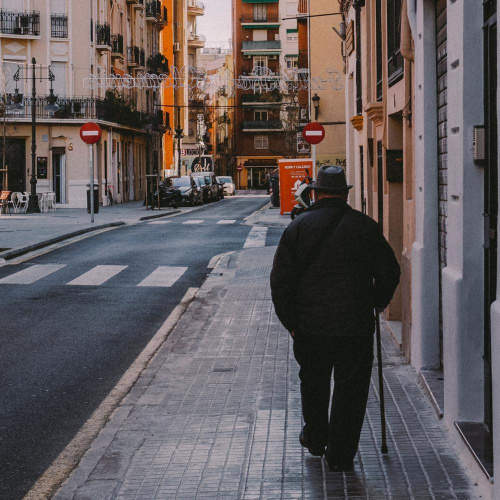
//> input picture No_entry/NoEntry0.bmp, 1000 x 1000 px (shown at 1/2 size)
$ ./hough   (built with g++ and OpenCV 4)
//> lines starting //> are read from the running program, lines starting //| are printed output that depends on the picture; after the words box and inside, x2 and y2 are one past the last pixel; in counts of white or black regions, pixels touching at a corner belong together
#include <stdio.h>
#include "opencv2/objdetect/objdetect.hpp"
#include "opencv2/opencv.hpp"
#include "opencv2/core/core.hpp"
#include "opencv2/highgui/highgui.hpp"
#include "opencv2/imgproc/imgproc.hpp"
#include <iostream>
#include <stdio.h>
#include <fstream>
#include <vector>

using namespace cv;
using namespace std;

vector<double> roLocations;
vector<double> thetaLocations;

typedef struct LineParameters {
	double m, c, theta, ro;
    Point pointStart, pointFinish;
}LineParameters;

int*** malloc3dArray(int dim1, int dim2, int dim3)
{
//> called with dim1 = 1001, dim2 = 1001, dim3 = 500
	int i, j, k;
	int*** array = (int***)malloc(dim1 * sizeof(int**));
	for (i = 0; i < dim1; i++) {
		array[i] = (int**)malloc(dim2 * sizeof(int*));
		for (j = 0; j < dim2; j++) {
			array[i][j] = (int*)malloc(dim3 * sizeof(int));
		}
	}
	return array;
}


// TODO: Make it prettier
void computeDXDY(Mat input, Mat& dx, Mat& dy)
{
	// dx.create(input.rows, input.cols, CV_64F);
	// dy.create(input.rows, input.cols, CV_64F);
	Mat kernelDx = (Mat_<double>(3, 3) << -1, 0, 1, -2, 0, 2, -1, 0, 1);
	Mat kernelDy = (Mat_<double>(3, 3) << -1, -2, -1, 0, 0, 0, 1, 2, 1);
	int kernelRadiusX = (kernelDx.size[0] - 1) / 2;
	int kernelRadiusY = (kernelDx.size[1] - 1) / 2;
	// [6 lines of commented-out code are left out]
	cv::Mat paddedInput;
	cv::copyMakeBorder(input, paddedInput, kernelRadiusX, kernelRadiusX, kernelRadiusY, kernelRadiusY, cv::BORDER_REPLICATE);
	// Convolution
	for (int i = 0; i < input.rows; i++) {
		for (int j = 0; j < input.cols; j++) {
			double sumDx = 0.0;
			double sumDy = 0.0;
			for (int m = -kernelRadiusX; m <= kernelRadiusX; m++) {
				for (int n = -kernelRadiusY; n <= kernelRadiusY; n++) {
					// Get the right indices to use
					int imagex = i + m + kernelRadiusX;
					int imagey = j + n + kernelRadiusY;
					int kernelx = m + kernelRadiusX;
					int kernely = n + kernelRadiusY;
					int imageval = (int)paddedInput.at<uchar>(imagex, imagey);
					double kernelDxVal = kernelDx.at<double>(kernelx, kernely);
					double kernelDyVal = kernelDy.at<double>(kernelx, kernely);
					// Do the multiplication
					sumDx += imageval * kernelDxVal;
					sumDy += imageval * kernelDyVal;
				}
			}
			// Set the output value as the sum of the convolution
			dx.at<double>(i, j) = (double)sumDx;
			dy.at<double>(i, j) = (double)sumDy;
		}
	}
}


// TODO: Mat image not needed (i.e. only rows and cols)
void computeGradientMagnitude(Mat image, Mat dx, Mat dy, Mat& gradientMagnitude) {
	// gradientMagnitude.create(image.rows, image.cols, CV_64F);
	for (int y = 0; y < image.rows; y++) {
		for (int x = 0; x < image.cols; x++) {
			gradientMagnitude.at<double>(y, x) = sqrt(dx.at<double>(y, x) * dx.at<double>(y, x) + dy.at<double>(y, x) * dy.at<double>(y, x));
		}
	}
	normalize(gradientMagnitude, gradientMagnitude, 0, 255, NORM_MINMAX);
}


// TODO: Cover edge cases! + Mat image not needed (i.e. only rows and cols)
void computeGradientDirection(Mat image, Mat dx, Mat dy, Mat& gradientDirection) {
	// gradientDirection.create(image.rows, image.cols, CV_64F);
	for (int y = 0; y < image.rows; y++) {
		for (int x = 0; x < image.cols; x++) {
			gradientDirection.at<double>(y, x) = atan2(dy.at<double>(y, x), dx.at<double>(y, x)); // What if dx = 0 or dy = 0?
		}
	}
	// TODO normalize for image (to look similar to lab solutions)
	//normalize(gradientDirection, gradientDirection, 0, 255, NORM_MINMAX);
}


// TODO: Add comments
void sobel(Mat image, Mat& dx, Mat& dy, Mat& gradientMagnitude, Mat& gradientDirection) {
	dx.create(image.rows, image.cols, CV_64F);
	dy.create(image.rows, image.cols, CV_64F);
	gradientMagnitude.create(image.rows, image.cols, CV_64F);
	gradientDirection.create(image.rows, image.cols, CV_64F);
	computeDXDY(image, dx, dy);
	computeGradientMagnitude(image, dx, dy, gradientMagnitude);
	computeGradientDirection(image, dx, dy, gradientDirection);
}

void imageTH(Mat image, Mat& resultTH, double thValue) {
	resultTH.create(image.size(), CV_64F);
	for (int y = 0; y < image.rows; y++) {
		for (int x = 0; x < image.cols; x++) {
			double value = image.at<double>(y, x);
			if (value >= thValue) {
				resultTH.at<double>(y, x) = 255.0;
			}
			else if (value < thValue) {
				resultTH.at<double>(y, x) = 0.0;
			}
		}
	}
}

bool validX(int x, int cols) {
	return (x >= 0 && x < cols);
}
bool validY(int y, int rows) {
	return (y >= 0 && y < rows);
}
int sumMatrix(int*** acc, int r, int rows, int cols) {
	int sum = 0;
	for (int y = 0; y < rows; y++) {
		for (int x = 0; x < cols; x++) {
			sum += acc[y][x][r];
		}
	}
	return sum;
}
void hough(Mat gradientDirection, Mat gradientMagnitude, int***& accumulator, Mat& image) {
	for (int y = 0; y < gradientDirection.rows; y++) {
		for (int x = 0; x < gradientDirection.cols; x++) {
			if (gradientMagnitude.at<double>(y, x) > 0) {
				for (int r = 0; r < 115; r++) {
					for (int i = -1; i <= 1; i = i + 2) {
						for (int j = -1; j <= 1; j = j + 2) {
							int x0 = (int)(x + i * r * cos(gradientDirection.at<double>(y, x)));
							int y0 = (int)(y + j * r * sin(gradientDirection.at<double>(y, x)));
							if ((x0 > 0 && x0 < gradientDirection.cols) && (y0 > 0 && y0 < gradientDirection.rows)) {
								// output.at<int>(x0,y0,r) += 1;
								accumulator[y0][x0][r] += 1;
							}
						}
					}
				}
			}
		}
	}
    //cout << "aaaaaaaaaaaaaaaaa";
	Mat accumulatorTH;
	Mat r10;
	r10.create(gradientDirection.rows, gradientDirection.cols, CV_64F);
	accumulatorTH.create(gradientDirection.rows, gradientDirection.cols, CV_64F);
	for (int r = 0; r < 115; r++) {
		for (int y = 0; y < gradientDirection.rows; y++) {
			for (int x = 0; x < gradientDirection.cols; x++) {
				if (accumulator[y][x][r] > 20) { // 10
					accumulator[y][x][r] = 255;
				}
				else {
					accumulator[y][x][r] = 0;
				}
			}
		}
	}
	int bestRadius = -1;
	int maxSum = -1;
	for (int r = 0; r < 115; r++) {
		int sum = sumMatrix(accumulator, r, gradientDirection.rows, gradientDirection.cols);
		if (sum > maxSum) {
			maxSum = sum;
			bestRadius = r;
		}
	}
	cout << "BEST R = " << bestRadius << endl;
	for (int y = 0; y < gradientDirection.rows; y++) {
		for (int x = 0; x < gradientDirection.cols; x++) {
			for (int r = 0; r < 115; r++) {
				if (r == 94) {
					r10.at<double>(y, x) = accumulator[y][x][94];
				}
				accumulatorTH.at<double>(y, x) += accumulator[y][x][r];
			}
		}
		//cout << "AICIII";
	}
	normalize(accumulatorTH, accumulatorTH, 0, 255, NORM_MINMAX);
	imwrite("hough.jpg", accumulatorTH);
	imageTH(accumulatorTH, accumulatorTH, 100);
	//threshold(accumulatorTH, accumulatorTH, 40, 255, THRESH_BINARY); // 100
	// IDEA: Mark neighbours as visited
	int circlesCount = 0;
	vector<Point> circles;
	vector<int> radiuses;
	for (int y = 0; y < gradientDirection.rows; y++) {
		for (int x = 0; x < gradientDirection.cols; x++) {
			if (accumulatorTH.at<double>(y, x) == 255) {
				// cout << x << " " << y << endl;
				Point p;
				Scalar color(255, 255, 255);
				p.x = x;
				p.y = y;
				bool ok = true;
				for (int i = 0; i < circles.size(); i++) {
					if (abs(p.x - circles[i].x) < 55 && abs(p.y - circles[i].y) < 55) { // change it
						ok = false;
						break;
					}
				}
				if (ok) {
					circlesCount++;
					// circle( image, p, bestRadius, Scalar(255,0,0), 3, LINE_AA);
					circles.push_back(p);
				}
				// circle(accumulatorTH, p, 5, color, 0);
			}
		}
	}
	for (int i = 0; i < circles.size(); i++) {
		int maxi = -1;
		int bestR = -1;
		Point p = circles[i];
		for (int r = 0; r < 115; r++) {
			if (accumulator[p.y][p.x][r] > maxi) {
				maxi = accumulator[p.y][p.x][r];
				bestR = r;
			}
		}
		radiuses.push_back(bestR);
		circle(image, p, bestR, Scalar(255, 0, 0), 3, CV_AA);
	}
	cout << "Number of circles: " << circlesCount << endl;
	imwrite("houghTH.jpg", accumulatorTH);
	imwrite("r10.jpg", r10);
}

bool checkLineDim(int ro, int diag) {
	return ((ro > 0) && (ro < diag));
}

void getHoughLinesSpace(Mat magnitudeImage, Mat gradDirection, Mat image, vector<double>& thetaLocations,
							vector<double>& roLocations, Mat& houghSpaceLines, unsigned int deltaTheta) {

	// [8 lines of commented-out code are left out]

	const double ro = sqrt((magnitudeImage.rows * magnitudeImage.rows) + (magnitudeImage.cols * magnitudeImage.cols));
	cout << "ro: " << ro << "\n";
	houghSpaceLines.create(cvRound(ro), 360, CV_64F);
	houghSpaceLines = Scalar(0, 0, 0);

	for (int x = 0; x < magnitudeImage.rows; x++) {
		for (int y = 0; y < magnitudeImage.cols; y++) {
			//Check if there is an edge at the given position
			if (magnitudeImage.at<double>(x, y) == 255) {
				//retrieve angle value in radians from direction matrix for this edge
				double thetaRad = gradDirection.at<double>(x, y);
				//convert value of theta into degrees
				int thetaDgr = (thetaRad * 180) / M_PI + 180;  //180 needs to be added to keep the values in range 0 - 360
				//cout << "thetaDgr: " << thetaDgr << "\n";
				for (int i = thetaDgr - deltaTheta; i <= thetaDgr + deltaTheta; i++) {
					//allowing some room for error in the gradient direction can cause some
					//very small or very big values for theta to lie outside the range, thus
					//some form of normalization is needed
					int normDgr = (i + 360) % 360;
					//in order to write the equation of the line in polar coordinates, we still need to work with radians
					double thetaVal = (normDgr - 180) * M_PI / 180;
					//equation of the line in polar coordinates
					float currentRo = (x * cos(thetaVal)) + (y * sin(thetaVal));
					//cout << "currentRo: " << currentRo << "\n";
					if (checkLineDim(currentRo, ro)) {
						houghSpaceLines.at<double>(currentRo, normDgr)++; //here I am gathering "votes" for the coordinates of the peacks
						//cout << "hough space: " << houghSpaceLines.at<double>(ro, normDgr) << " ";
					}

				}

			}

		}
	}

	imageTH(houghSpaceLines, houghSpaceLines, 30);

	//normalize the image
	normalize(houghSpaceLines, houghSpaceLines, 0, 255, NORM_MINMAX);

	//Pursue by iterating through the thresholded image and store the ro-theta locations
	for (int y = 0; y < houghSpaceLines.rows; y++) {
		for (int x = 0; x < houghSpaceLines.cols; x++) {
			if (houghSpaceLines.at<double>(y, x) == 255) {
				roLocations.push_back(y);
				//cout << "ro coord: " << x << "\n";
				thetaLocations.push_back(x);
				//cout << "theta coord: " << y << "\n";
			}
		}
	}

	// [35 lines of commented-out code are left out]
}

int getLineEq(int x, float m, float c) {
	return (m * x + c);
}

// imshow(im); %// Show the image
// hold on; %// Hold so we can draw lines
// numLines = numel(rho); %// or numel(theta);

// %// These are constant and never change
// x0 = 1;
// xend = size(im,2); %// Get the width of the image

// %// For each rho,theta pair...
// for idx = 1 : numLines
//     r = rho(idx); th = theta(idx); %// Get rho and theta

//     %// if a vertical line, then draw a vertical line centered at x = r
//     if (th == 0)
//         line([r r], [1 size(im,1)], 'Color', 'blue');
//     else
//         %// Compute starting y coordinate
//         y0 = (-cosd(th)/sind(th))*x0 + (r / sind(th)); %// Note theta in degrees to respect your convention

//         %// Compute ending y coordinate
//         yend = (-cosd(th)/sind(th))*xend + (r / sind(th));

//         %// Draw the line
//         line([x0 xend], [y0 yend], 'Color', 'blue');
//    end
// end

void extractLinesFromPeacks(Mat& originalImage, vector<double> thetaLocations,
							vector<double> roLocations, Mat houghSpaceLines) {

	//originalImage.create(houghSpaceLines.rows, houghSpaceLines.cols, CV_64F);

	vector<LineParameters> lineCoordinates;

	//ine(originalImage, Point(5, 5), Point(100, 100), (0, 0, 255), 5);

	//const int xStart = 0, xEnd = originalImage.cols, xHeight = originalImage.rows;
	const int xStart = 0, xEnd = houghSpaceLines.cols, xHeight = houghSpaceLines.rows;
	int yStart, yEnd;

	//cout << thetaLocations.size();
	//cout << roLocations.size();

	for (int i = 0; i < roLocations.size(); i++) {

		//cout << "eeeeeeeeee";
		//Point point1, point2;
		double theta = thetaLocations[i];
		double rho = roLocations[i];
     	double m, c;
		//double radians = theta * (M_PI/ 180);

		//cout << radians;

		m = - cos(theta) / sin(theta);
		cout << "m :" << m << "\n";
		c = rho / sin(theta);
		cout << "c: " << c << "\n";

		if (theta == 0) {
			//cout << "Aici1";
			Point point1(rho, rho);
			Point point2(1, xHeight);
			line(originalImage, point1, point2, (0, 0, 255), 2);
		} else {
			//cout << "Aici2";
			yStart = m * xStart + c;
			cout << "YSTART: " << yStart << "\n";
			yEnd = m * xEnd + c;
			cout << "YEND: " << yStart << "\n";
			Point p1(xStart, xEnd);
			Point p2(yStart, yEnd);
			line(originalImage, p1, p2, (0, 0, 255), 2);
		}
	}


	// [25 lines of commented-out code are left out]
}

// [19 lines of commented-out code are left out]


int sumRadius[445][545];
int main(int argc, char** argv) {
	int*** ipppArr;
	//int dim1 = 342, dim2 = 442, dim3 = 70; //coins1
	// int dim1 = 519, dim2 = 493, dim3 = 101; //coins2
	// int dim1 = 319, dim2 = 361, dim3 = 101; //coins3
	 int dim1 = 1001, dim2 = 1001, dim3 = 500; // NoEntry0.bmp
	int i, j, k;
	ipppArr = malloc3dArray(dim1, dim2, dim3);
	for (i = 0; i < dim1; ++i)
		for (j = 0; j < dim2; ++j)
			for (k = 0; k < dim3; ++k)
				ipppArr[i][j][k] = 0;
	// [4 lines of commented-out code are left out]
	Mat image;
    image = imread("No_entry/NoEntry0.bmp", 1);
//> image is the input picture: 1000 rows x 1000 cols, CV_8UC3; mean B, G, R 91.5, 90.2, 97.8
	// [5 lines of commented-out code are left out]
	Mat gray_image;
	cvtColor(image, gray_image, COLOR_BGR2GRAY);
	Mat dx;
	Mat dy;
	Mat gradientMagnitude;
	Mat gradientMagnitudeTH;
	Mat gradientDirection;
	// medianBlur(gray_image, gray_image, 5);
	GaussianBlur(gray_image, gray_image, Size(3, 3), 0, 0, BORDER_DEFAULT);
	imwrite("gaussian_blur.png", gray_image);
	// [19 lines of commented-out code are left out]
	sobel(gray_image, dx, dy, gradientMagnitude, gradientDirection);
//> after the loop in computeDXDY, `for (int i = 0; i < input.rows; i++)`:
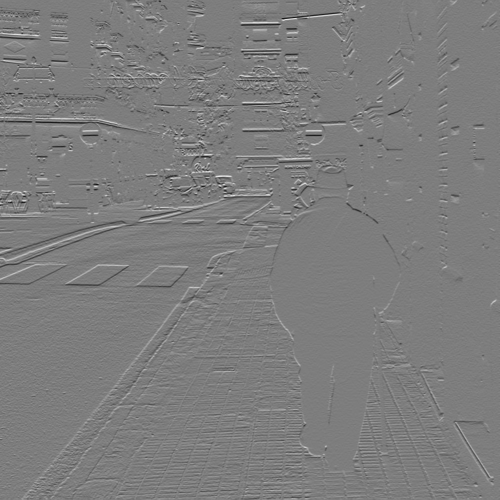
//> dy: 1000 rows x 1000 cols, CV_64FC1 (shown at 1/2 size); min -479, max 494, mean -0.1; drawn with min black and max white
//> after the loop in computeGradientMagnitude, `for (int y = 0; y < image.rows; y++)`:
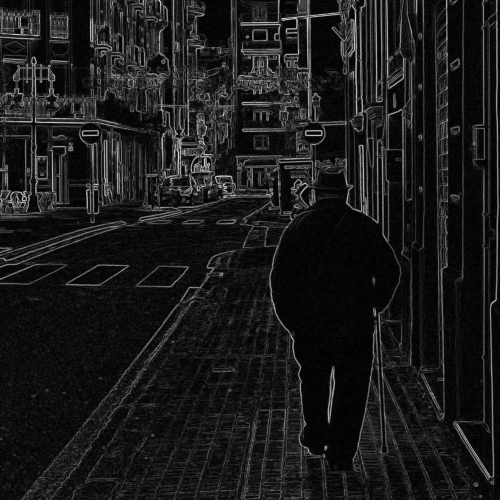
//> gradientMagnitude: 1000 rows x 1000 cols, CV_64FC1 (shown at 1/2 size); min 0, max 496.7, mean 52.3; drawn with min black and max white
//> after the loop in computeGradientDirection, `for (int y = 0; y < image.rows; y++)`:
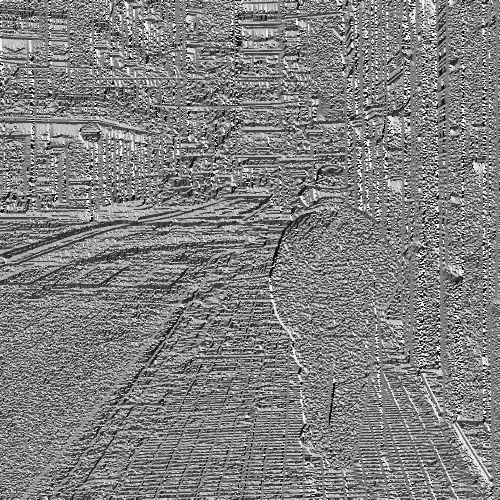
//> gradientDirection: 1000 rows x 1000 cols, CV_64FC1 (shown at 1/2 size); min -3.14, max 3.14, mean 0.0323; drawn with min black and max white
	// gradImageTH(gradientMagnitude, gradientMagnitudeTH);
	imwrite("magnitude_NO_TH.jpg", gradientMagnitude);
	imageTH(gradientMagnitude, gradientMagnitude, 70);
//> after the loop in imageTH, `for (int y = 0; y < image.rows; y++)`:
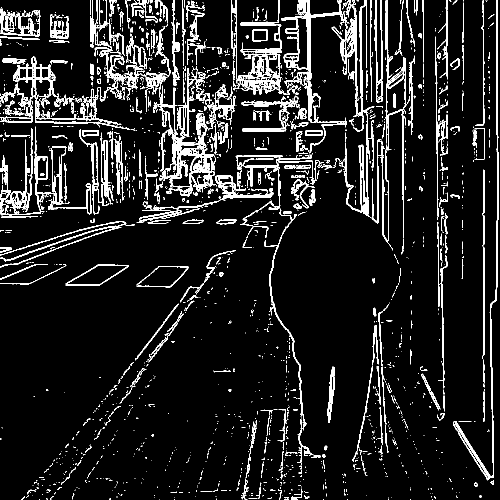
//> resultTH: 1000 rows x 1000 cols, CV_64FC1 (shown at 1/2 size); 9.9% white in thin lines or dots
	//threshold(gradientMagnitude, gradientMagnitude, 70, 255, THRESH_BINARY);
	imwrite("dx.jpg", dx);
	imwrite("dy.jpg", dy);
	imwrite("magnitude.jpg", gradientMagnitude);
	imwrite("direction.jpg", gradientDirection);
	hough(gradientDirection, gradientMagnitude, ipppArr, image);
//> the loop in hough, `for (int r = 0; r < 115; r++)` made 115 passes
//> (sum, maxSum) on passes 1, 23: (0, 0), (255, 255)
//> after the loop in hough, `for (int r = 0; r < 115; r++)`: maxSum = 255; bestRadius = 22
//| BEST R = 22
//> after the loop in hough, `for (int y = 0; y < gradientDirection.rows; y++)`:
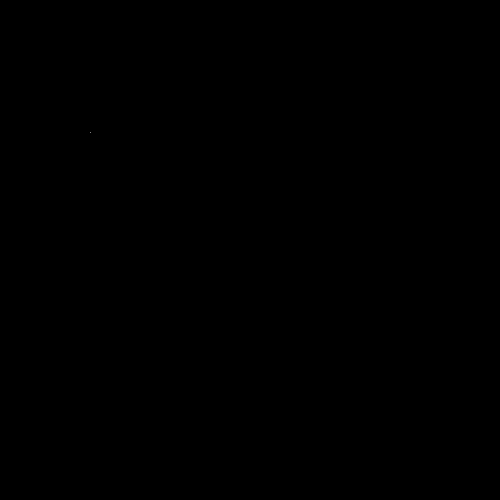
//> accumulatorTH: 1000 rows x 1000 cols, CV_64FC1 (shown at 1/2 size); 0% white in thin lines or dots, all inside (x1, y1, x2, y2) = (181, 265, 182, 266)
//> after the loop in hough, `for (int y = 0; y < gradientDirection.rows; y++)`: circlesCount = 1; circles = 1 Point (x, y): [181, 265]
//> the loop in hough, `for (int i = 0; i < circles.size(); i++)` made 1 pass
//> (p, maxi, bestR) on pass 1: (Point(181, 265), 255, 22)
//| Number of circles: 1
	imwrite("detected.png", image);

	Mat houghSpaceLines;
	getHoughLinesSpace(gradientMagnitude, gradientDirection, gray_image,
						thetaLocations, roLocations, houghSpaceLines, 5);
//| ro: 1414.21
//> call 3 of imageTH, with thValue = 30
//> after the loop in imageTH (call 3), `for (int y = 0; y < image.rows; y++)`:
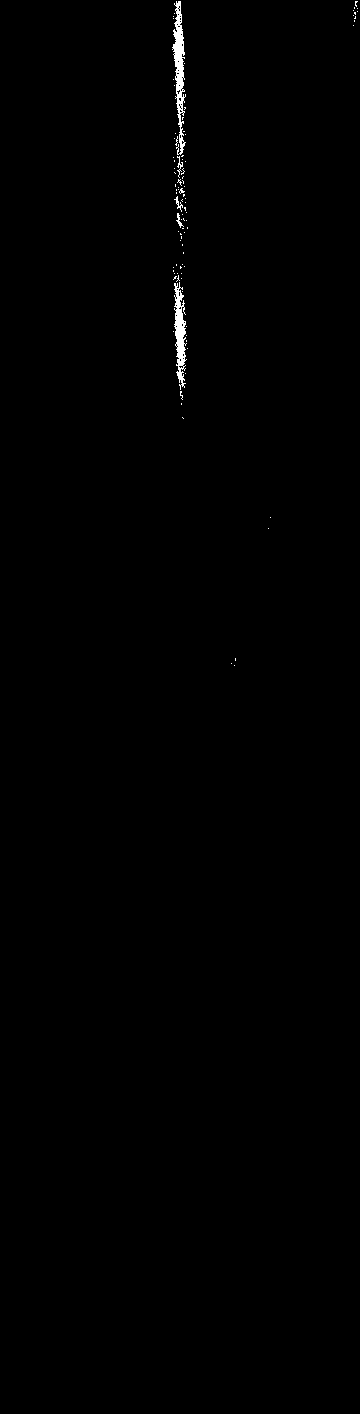
//> resultTH: 1414 rows x 360 cols, CV_64FC1; 0.4% white; 92 white regions (87 under 20 px), largest, box (x1, y1, x2, y2) and area: (172, 1, 186, 155) 948, (174, 282, 187, 390) 747, (177, 156, 183, 178) 44, (174, 196, 183, 212) 42, (176, 213, 184, 228) 39
//> after the loop in getHoughLinesSpace, `for (int y = 0; y < houghSpaceLines.rows; y++)`: roLocations = 2050 values from 1 to 665; thetaLocations = 2050 values, max 357 at index 6, min 172 at index 333, mean 182
//> roLocations = 2050 values from 1 to 665
	//cout << thetaLocations.size();
	imwrite("houghSpaceLines.jpg", houghSpaceLines);

	extractLinesFromPeacks(image, thetaLocations, roLocations, houghSpaceLines);
//> the loop in extractLinesFromPeacks, `for (int i = 0; i < roLocations.size(); i++)` made 2050 passes
//> (theta, rho, m, c, yStart, yEnd) on passes 1 to 8: (176, 1, -14.1, 14.13, 14, -5061), (178, 1, 0.546, 1.14, 1, 197), (179, 1, 14.1, 14.14, 14, 5091), (180, 1, -0.747, -1.25, -1, -270), (355, 1, -33173.7, -33173.7, -33173, -11975708), (356, 1, -0.642, -1.19, -1, -232), (357, 1, 0.458, -1.1, -1, 163), (176, 2, -14.1, 28.27, 28, -5047)
//> (printed output is left out)
//> after the loop in extractLinesFromPeacks, `for (int i = 0; i < roLocations.size(); i++)`:
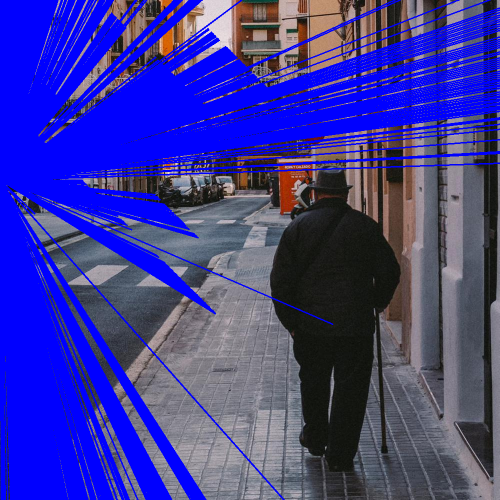
//> originalImage: 1000 rows x 1000 cols, CV_8UC3 (shown at 1/2 size); mean B, G, R 151.4, 57.5, 60.9
	imwrite("evidence.jpg", image);
	// [83 lines of commented-out code are left out]
	return 0;
}
